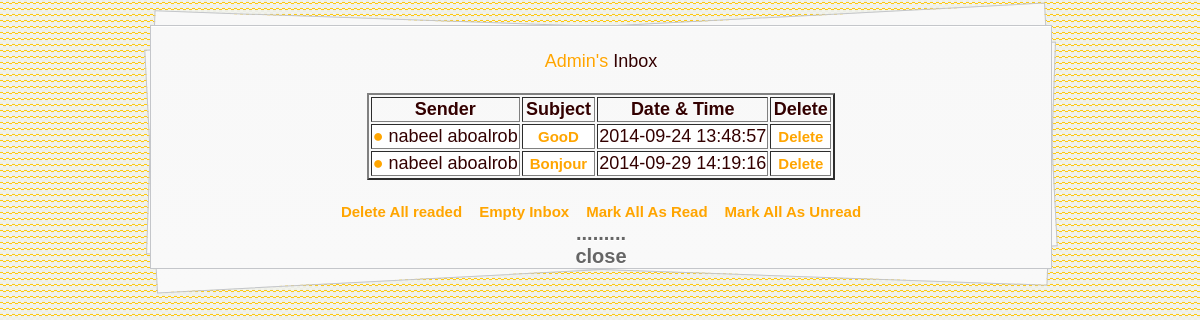
Page /Inbox.php?FullName=Admin (signed in) on the committed database.
### tables this page shows
CREATE TABLE IF NOT EXISTS `Mail` (
`MID` int(11) NOT NULL,
  `Sender` varchar(20) NOT NULL,
  `Resever` varchar(20) NOT NULL,
  `Subject` varchar(40) NOT NULL,
  `Text` longtext NOT NULL,
  `Status` tinytext NOT NULL,
  `Date` datetime NOT NULL
);

### Inbox.php (the view, shortened to what this page needs)
 <?php
 $FullName=$_GET['FullName'];
 ?>
<!DOCTYPE html>
 <html lang="en">
<head>
<link rel="stylesheet" type="text/css" href="css/Inbox.css" />
</head>
<body bgcolor="#dcdddf">
<div class="container">
	<section id="content">
		<div>
      <?php echo"<c style='color:orange;'>".$FullName."'s </c><c>Inbox</c>"; ?>
<?php
include ('Connection.php');
$result = @mysqli_query($Conn,"SELECT * FROM Mail WHERE Resever='".$FullName."' ORDER BY Status DESC");
$Num =@mysqli_num_rows($result);
if ($Num>0){
echo "<center><br><table  border='2' \>
<tr>
<th>Sender</th>
<th>Subject</th>
<th>Date & Time</th>
<th>Delete</th>
</tr>";
while($row = mysqli_fetch_array($result)) {
	$S=$row['Status'];
if($S=='U'){  echo "<tr>";
  echo "<td><c style='color:orange'>●</c> " . $row['Sender'] . "</td>";
  echo "<td><form action='' method='post'>
  <input type='hidden' id='MID' name='MID' value=" . $row['MID'] . " />
  <input type='Submit' name='Subject' id='subject' value='" . $row['Subject'] . "' /></form> </td>";
  echo "<td>" . $row['Date'] . "</td>";
  echo "<td><form action='' method='post'><input type='hidden' id='MID' name='MID' value=" . $row['MID'] . " /> <input type='submit' name='formDelete' id='formDelete' value='Delete' /></form> </td>";
  echo "</tr>";}
}
echo "</table><br>";
echo"<form name='action' action='' method='post'>
<input type='submit' name='DeleteReaded' id='formDelete' value='Delete All readed' />
<input type='submit' name='Empty' id='Empty' value='Empty Inbox' />
<input type='submit' name='MarkRead' id='MarkRead' value='Mark All As Read' />
<input type='submit' name='MarkUnread' id='MarkUnread' value='Mark All As Unread' /></form>
";
}
else{echo"<p style='color:red'>You Have No Messages !<p><br><br>";}
?>
 </div>
  <div>
 <?php echo"<a style='color:#666; font: bold 20px Helvetica, Arial, sans-serif;' href='javascript:window.close();'>.........<br>close</a><br>";?>
  </div>
	</section>
</div>
</body>
</html>

### css/Inbox.css (style rules this page uses)
html, body, div, span, applet, object, iframe, h1, h2, h3, h4, h5, h6, p, blockquote, pre, a, abbr, acronym, address, big, cite, code, del, dfn, em, font, img, ins, kbd, q, s, samp, small, strike, strong, sub, sup, tt, var, b, u, i, center, dl, dt, dd, ol, ul, li, fieldset, form, label, legend, table, caption, tbody, tfoot, thead, tr, th, td { font-size: 100%; background: transparent; color: #300; }
body { color: #F00; margin: 0 auto; padding: 0; position: relative; font-family: Arial, Helvetica, sans-serif; font-size: 18px; background-color: #DCDDDF; background-image: url(../images/bg2.png); }
a { text-decoration: none; }
.clearfix:after, form:after { content: "."; display: block; height: 0; clear: both; visibility: hidden; }
.container { margin: 25px auto; position: relative; width: 900px; }
#content { background: #f9f9f9; background: -moz-linear-gradient(top, rgba(248,248,248,1) 0%, rgba(249,249,249,1) 100%); background: -webkit-linear-gradient(top, rgba(248,248,248,1) 0%,rgba(249,249,249,1) 100%); background: -o-linear-gradient(top, rgba(248,248,248,1) 0%,rgba(249,249,249,1) 100%); background: -ms-linear-gradient(top, rgba(248,248,248,1) 0%,rgba(249,249,249,1) 100%); background: linear-gradient(top, rgba(248,248,248,1) 0%,rgba(249,249,249,1) 100%); filter: progid:DXImageTransform.Microsoft.gradient( startColorstr='#f8f8f8', endColorstr='#f9f9f9',GradientType=0 ); -webkit-box-shadow: 0 1px 0 #fff inset; -moz-box-shadow: 0 1px 0 #fff inset; -ms-box-shadow: 0 1px 0 #fff inset; -o-box-shadow: 0 1px 0 #fff inset; box-shadow: 0 1px 0 #fff inset; border: 1px solid #c4c6ca; margin: 0 auto; padding: 25px 0 0; position: relative; text-align: center; text-shadow: 0 1px 0 #fff; width: 900px; }
#content:after, #content:before { background: #f9f9f9; background: -moz-linear-gradient(top, rgba(248,248,248,1) 0%, rgba(249,249,249,1) 100%); background: -webkit-linear-gradient(top, rgba(248,248,248,1) 0%,rgba(249,249,249,1) 100%); background: -o-linear-gradient(top, rgba(248,248,248,1) 0%,rgba(249,249,249,1) 100%); background: -ms-linear-gradient(top, rgba(248,248,248,1) 0%,rgba(249,249,249,1) 100%); background: linear-gradient(top, rgba(248,248,248,1) 0%,rgba(249,249,249,1) 100%); filter: progid:DXImageTransform.Microsoft.gradient( startColorstr='#f8f8f8', endColorstr='#f9f9f9',GradientType=0 ); border: 1px solid #c4c6ca; content: ""; display: block; height: 100%; left: -1px; position: absolute; width: 100%; }
#content:after { -webkit-transform: rotate(2deg); -moz-transform: rotate(2deg); -ms-transform: rotate(2deg); -o-transform: rotate(2deg); transform: rotate(2deg); top: 0; z-index: -1; }
#content:before { -webkit-transform: rotate(-3deg); -moz-transform: rotate(-3deg); -ms-transform: rotate(-3deg); -o-transform: rotate(-3deg); transform: rotate(-3deg); top: 0; z-index: -2; }
#content form input[type="submit"] { border:none; background:none; font: bold 15px Helvetica, Arial, sans-serif; color:orange; }
#content table tr td { background:#FFF; text-align:center }

### rows in the picture
mail: Sender "nabeel aboalrob", Subject "GooD", Date "2014-09-24 13:48:57"
mail: Sender "nabeel aboalrob", Subject "Bonjour", Date "2014-09-29 14:19:16"

### other values in the picture
$FullName "Admin"
